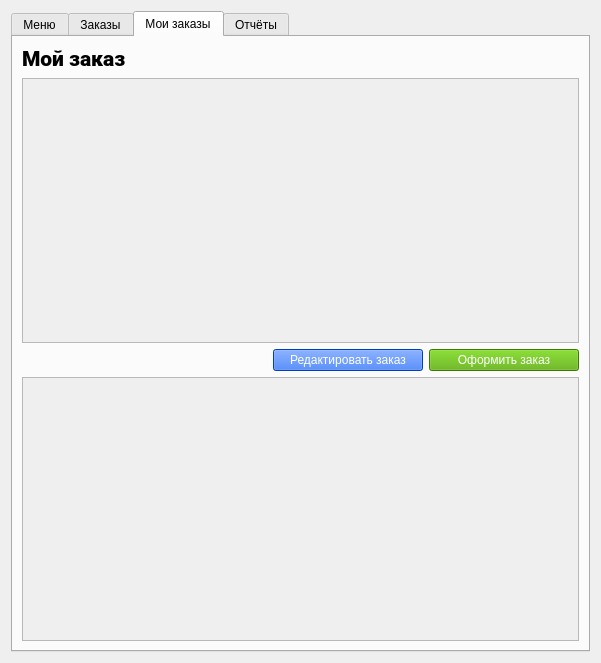
<?xml version="1.0" encoding="UTF-8"?>
<ui version="4.0">
 <class>Form</class>
 <widget class="QWidget" name="Form">
  <property name="geometry">
   <rect>
    <x>0</x>
    <y>0</y>
    <width>601</width>
    <height>663</height>
   </rect>
  </property>
  <property name="windowTitle">
   <string>Form</string>
  </property>
  <layout class="QVBoxLayout" name="verticalLayout">
   <item>
    <widget class="QTabWidget" name="tabWidget">
     <property name="currentIndex">
      <number>2</number>
     </property>
     <widget class="QWidget" name="menu_tab">
      <attribute name="title">
       <string>Меню</string>
      </attribute>
      <layout class="QVBoxLayout" name="verticalLayout_3">
       <item>
        <layout class="QVBoxLayout" name="menuLayout">
         <property name="leftMargin">
          <number>0</number>
         </property>
         <property name="topMargin">
          <number>0</number>
         </property>
         <property name="rightMargin">
          <number>0</number>
         </property>
         <property name="bottomMargin">
          <number>0</number>
         </property>
         <item alignment="Qt::AlignTop">
          <widget class="QLabel" name="menu_title">
           <property name="font">
            <font>
             <family>Roboto Black</family>
             <pointsize>16</pointsize>
             <weight>75</weight>
             <bold>true</bold>
            </font>
           </property>
           <property name="text">
            <string>Меню</string>
           </property>
          </widget>
         </item>
         <item>
          <widget class="QScrollArea" name="scrollArea">
           <property name="widgetResizable">
            <bool>true</bool>
           </property>
           <widget class="QWidget" name="scrollAreaWidgetContents">
            <property name="geometry">
             <rect>
              <x>0</x>
              <y>0</y>
              <width>555</width>
              <height>488</height>
             </rect>
            </property>
            <layout class="QVBoxLayout" name="verticalLayout_4">
             <item>
              <layout class="QVBoxLayout" name="scroll_layout"/>
             </item>
            </layout>
           </widget>
          </widget>
         </item>
         <item>
          <widget class="QWidget" name="admin_panel" native="true">
           <layout class="QHBoxLayout" name="horizontalLayout_3">
            <item>
             <widget class="QPushButton" name="addButton">
              <property name="text">
               <string>Добавить</string>
              </property>
             </widget>
            </item>
            <item>
             <widget class="QPushButton" name="editButton">
              <property name="text">
               <string>Редактировать</string>
              </property>
             </widget>
            </item>
            <item>
             <widget class="QPushButton" name="deleteButton">
              <property name="text">
               <string>Удалить</string>
              </property>
             </widget>
            </item>
           </layout>
          </widget>
         </item>
         <item>
          <layout class="QHBoxLayout" name="options_layout">
           <item>
            <widget class="QPushButton" name="snacks_button">
             <property name="text">
              <string>Закуски</string>
             </property>
            </widget>
           </item>
           <item>
            <widget class="QPushButton" name="salads_button">
             <property name="text">
              <string>Салаты</string>
             </property>
            </widget>
           </item>
           <item>
            <widget class="QPushButton" name="desserts_button">
             <property name="text">
              <string>Десерты</string>
             </property>
            </widget>
           </item>
           <item>
            <widget class="QPushButton" name="season_dish_button">
             <property name="text">
              <string>Сезонные блюда</string>
             </property>
            </widget>
           </item>
          </layout>
         </item>
        </layout>
       </item>
      </layout>
     </widget>
     <widget class="QWidget" name="orders">
      <attribute name="title">
       <string>Заказы</string>
      </attribute>
      <layout class="QVBoxLayout" name="verticalLayout_6">
       <item>
        <layout class="QHBoxLayout" name="filters_layout">
         <item>
          <widget class="QDateEdit" name="order_date_edit"/>
         </item>
         <item>
          <widget class="QComboBox" name="status_combobox"/>
         </item>
        </layout>
       </item>
       <item>
        <widget class="QTableWidget" name="orders_table"/>
       </item>
      </layout>
     </widget>
     <widget class="QWidget" name="client_orders">
      <attribute name="title">
       <string>Мои заказы</string>
      </attribute>
      <layout class="QVBoxLayout" name="verticalLayout_2">
       <item alignment="Qt::AlignTop">
        <widget class="QLabel" name="label">
         <property name="font">
          <font>
           <family>Roboto Black</family>
           <pointsize>16</pointsize>
           <weight>75</weight>
           <bold>true</bold>
          </font>
         </property>
         <property name="text">
          <string>Мой заказ</string>
         </property>
        </widget>
       </item>
       <item>
        <widget class="QScrollArea" name="scrollArea_2">
         <property name="widgetResizable">
          <bool>true</bool>
         </property>
         <widget class="QWidget" name="scrollAreaWidgetContents_2">
          <property name="geometry">
           <rect>
            <x>0</x>
            <y>0</y>
            <width>557</width>
            <height>265</height>
           </rect>
          </property>
          <layout class="QVBoxLayout" name="verticalLayout_5">
           <item>
            <layout class="QVBoxLayout" name="order_layout"/>
           </item>
          </layout>
         </widget>
        </widget>
       </item>
       <item>
        <layout class="QHBoxLayout" name="order_buttons_layout">
         <item>
          <spacer name="horizontalSpacer">
           <property name="orientation">
            <enum>Qt::Horizontal</enum>
           </property>
           <property name="sizeHint" stdset="0">
            <size>
             <width>40</width>
             <height>20</height>
            </size>
           </property>
          </spacer>
         </item>
         <item>
          <widget class="QPushButton" name="pushButton">
           <property name="minimumSize">
            <size>
             <width>150</width>
             <height>0</height>
            </size>
           </property>
           <property name="styleSheet">
            <string notr="true">background-color: rgb(0, 85, 255);
color: #fff</string>
           </property>
           <property name="text">
            <string>Редактировать заказ</string>
           </property>
          </widget>
         </item>
         <item>
          <widget class="QPushButton" name="pushButton_2">
           <property name="minimumSize">
            <size>
             <width>150</width>
             <height>0</height>
            </size>
           </property>
           <property name="styleSheet">
            <string notr="true">background-color: rgb(85, 170, 0);
color: #fff</string>
           </property>
           <property name="text">
            <string>Оформить заказ</string>
           </property>
          </widget>
         </item>
        </layout>
       </item>
       <item>
        <widget class="QScrollArea" name="scrollArea_3">
         <property name="widgetResizable">
          <bool>true</bool>
         </property>
         <widget class="QWidget" name="scrollAreaWidgetContents_3">
          <property name="geometry">
           <rect>
            <x>0</x>
            <y>0</y>
            <width>557</width>
            <height>264</height>
           </rect>
          </property>
          <layout class="QVBoxLayout" name="verticalLayout_8">
           <item>
            <layout class="QVBoxLayout" name="orders_layout"/>
           </item>
          </layout>
         </widget>
        </widget>
       </item>
      </layout>
     </widget>
     <widget class="QWidget" name="reports">
      <attribute name="title">
       <string>Отчёты</string>
      </attribute>
     </widget>
    </widget>
   </item>
  </layout>
 </widget>
 <resources/>
 <connections/>
</ui>
